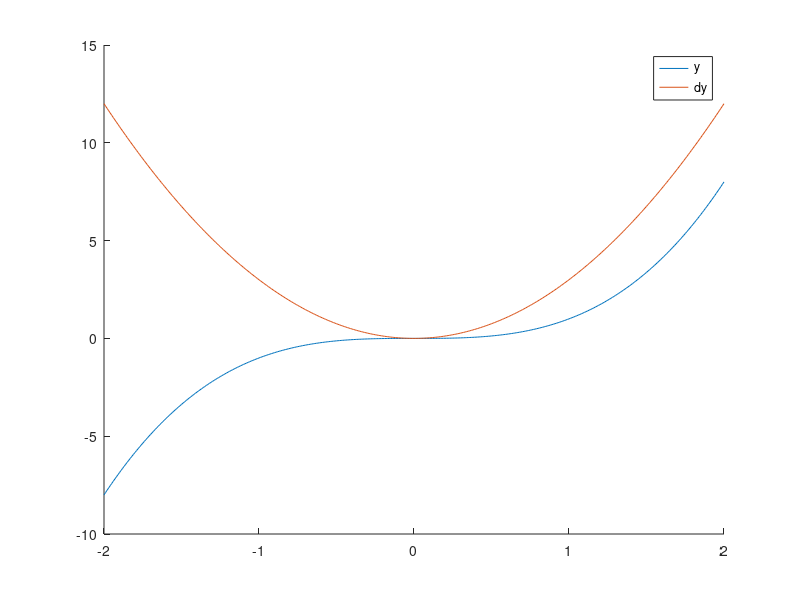
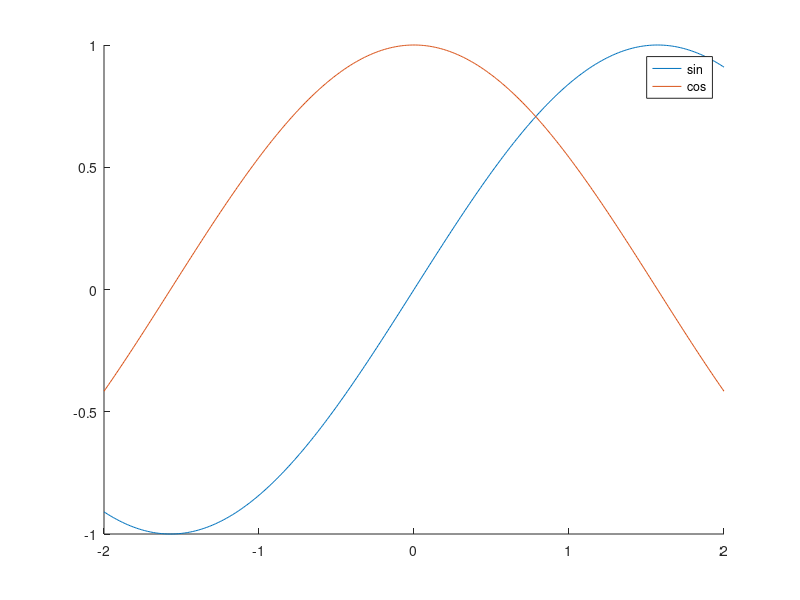

Source code (MATLAB) for these figures, in order:
% x^3 の導関数
x = [-2:0.01:2];
y = x.^3;

dx = 0.0001;
dy = ((x+dx).^3-x.^3)/dx;

figure(1)
clf;                    % figure を真っ白にするための初期化関数
hold on;                % １つのグラフに２つ以上をプロットするために用いる hold off されるまで有効
    plot( x, y )
    plot( x, dy )
    legend( "y", "dy")
hold off;


% sinの導関数
y2 = sin(x);
dy2 = (sin(x+dx)-sin(x))/dx;

figure(2)
clf;                    
hold on;                
    plot( x, y2 )
    plot( x, dy2 )
    legend( "sin", "cos")
hold off;
